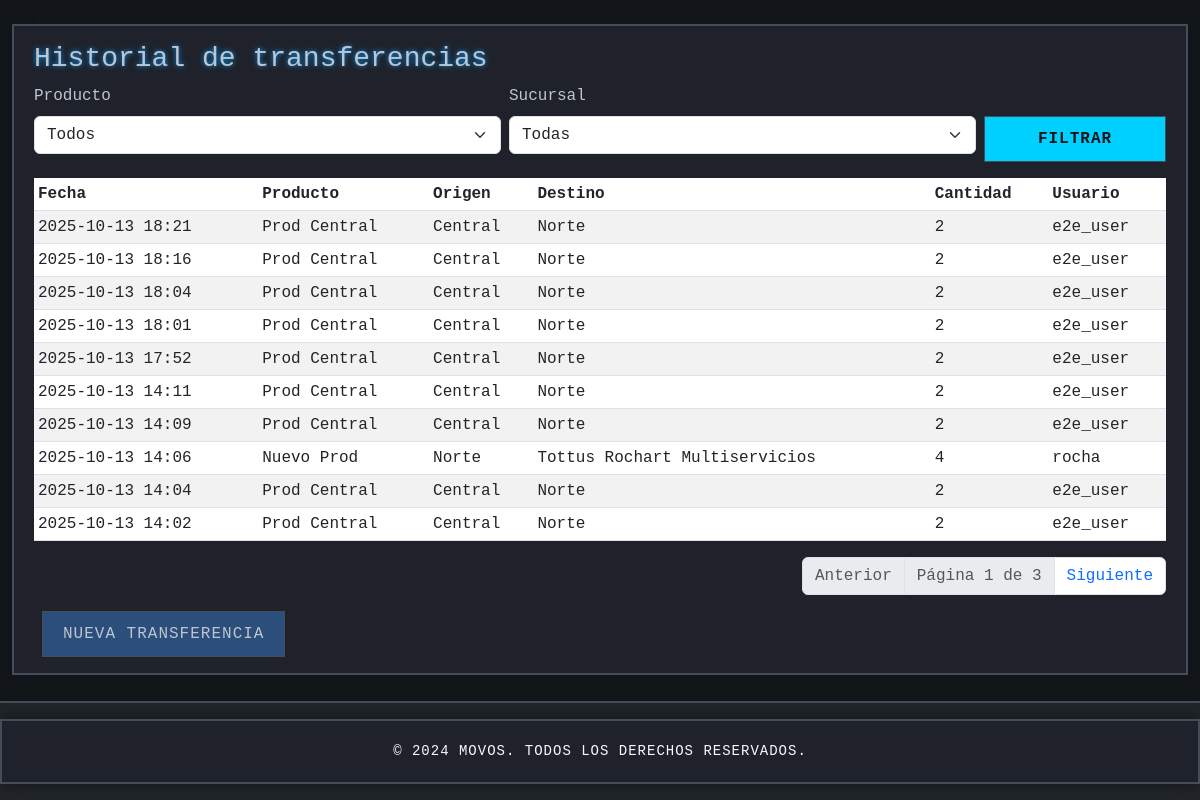
The app's page /products/transfer/history/ with its own data.
### products/models.py (models this page shows, shortened)
class TransferenciaStock(models.Model):
    producto = models.ForeignKey('Product', on_delete=models.CASCADE, related_name='transferencias')
    origen = models.ForeignKey(Sucursal, on_delete=models.CASCADE, related_name='transferencias_salientes')
    destino = models.ForeignKey(Sucursal, on_delete=models.CASCADE, related_name='transferencias_entrantes')
    cantidad = models.IntegerField(validators=[MinValueValidator(1)])
    fecha = models.DateTimeField(auto_now_add=True)
    usuario = models.ForeignKey(settings.AUTH_USER_MODEL, on_delete=models.SET_NULL, null=True, blank=True)
    class Meta:
        ordering = ['-fecha']
        verbose_name = 'Transferencia de Stock'
        verbose_name_plural = 'Transferencias de Stock'

class Product(models.Model):
    nombre = models.CharField(max_length=255, verbose_name="Nombre del Producto", blank=True, null=True)
    descripcion = models.TextField(verbose_name="Descripción", blank=True, null=True)
    producto_id = models.CharField(max_length=255, unique=True, verbose_name="Código 1")
    codigo_alternativo = models.CharField(max_length=255, verbose_name="Código 2", blank=True, null=True)
    fecha_ingreso_producto = models.DateField(verbose_name="Fecha de Ingreso", blank=True, null=True)
    precio_compra = models.DecimalField(max_digits=10, decimal_places=2, verbose_name="Precio de Compra", default=Decimal('0.00'))
    precio_venta = models.DecimalField(max_digits=10, decimal_places=2, verbose_name="Precio de Venta", default=Decimal('0.00'))
    cantidad = models.IntegerField(
        verbose_name="Cantidad",
        default=0,
        validators=[MinValueValidator(0)]
    )
    stock = models.IntegerField(
        verbose_name="Stock",
        default=0,
        validators=[MinValueValidator(0)]
    )
    codigo_barras = models.CharField(max_length=255, verbose_name="Código de Barras", blank=True, null=True)
    permitir_venta_sin_stock = models.BooleanField(default=True, verbose_name="Permitir Venta sin Stock")
    sucursal = models.ForeignKey(Sucursal, on_delete=models.CASCADE, related_name='productos', blank=True, null=True)
    class Meta:
        verbose_name = "Producto"
        verbose_name_plural = "Productos"

### sucursales/models.py (models this page shows, shortened)
class Sucursal(models.Model):
    nombre = models.CharField(max_length=255)
    direccion = models.CharField(max_length=500, blank=True, null=True)
    telefono = models.CharField(max_length=50, blank=True, null=True)
    low_stock_threshold = models.PositiveIntegerField(default=0, help_text="0 usa el umbral global")

### auth_app/models.py (models this page shows, shortened)
class User(AbstractUser):
    is_admin = models.BooleanField(default=False)
    is_employee = models.BooleanField(default=True)
    sucursales_autorizadas = models.ManyToManyField(
        Sucursal,
        blank=True,
        related_name='usuarios_autorizados',
        help_text="Sucursales en las que el usuario puede abrir cajas (solo para usuarios no administradores)."
    )

### products/views.py (the view)
# urls.py: path('transfer/history/', views.transfer_history, name='transfer_history'),
def transfer_history(request):
    productos = Product.objects.all().order_by('nombre')
    sucursales = Sucursal.objects.all().order_by('nombre')
    qs = TransferenciaStock.objects.select_related('producto', 'origen', 'destino', 'usuario').all()
    prod = request.GET.get('producto')
    suc = request.GET.get('sucursal')
    per_page_options = [10, 20, 30, 50]
    try:
        per_page = int(request.GET.get('per_page', 10))
    except ValueError:
        per_page = 10
    if per_page not in per_page_options:
        per_page = 10
    if prod:
        qs = qs.filter(producto_id=prod)
    if suc:
        qs = qs.filter(Q(origen_id=suc) | Q(destino_id=suc))
    qs = qs.order_by('-fecha')
    paginator = Paginator(qs, per_page)
    page_number = request.GET.get('page')
    page_obj = paginator.get_page(page_number)
    return render(request, 'products/transfer_history.html', {
        'page_obj': page_obj,
        'per_page': per_page,
        'per_page_options': per_page_options,
        'productos': productos,
        'sucursales': sucursales,
        'producto_sel': prod,
        'sucursal_sel': suc,
    })

### products/templates/products/transfer_history.html (shortened to what this page needs)
{% extends 'base.html' %}
{% block content %}
<div class="container content-max py-3">
  <h3>Historial de transferencias</h3>
  <form class="row g-2 mb-3" method="get">
    <div class="col-md-5">
      <label class="form-label">Producto</label>
      <select name="producto" class="form-select">
        <option value="">Todos</option>
      </select>
    </div>
    <div class="col-md-5">
      <label class="form-label">Sucursal</label>
      <select name="sucursal" class="form-select">
        <option value="">Todas</option>
      </select>
    </div>
    <div class="col-md-2">
      <label class="form-label">&nbsp;</label>
      <button class="btn btn-primary w-100" type="submit">Filtrar</button>
    </div>
  </form>
  <div class="table-responsive">
    <table class="table table-striped table-sm">
      <thead><tr>
        <th>Fecha</th><th>Producto</th><th>Origen</th><th>Destino</th><th>Cantidad</th><th>Usuario</th>
      </tr></thead>
      <tbody>
        {% for t in page_obj.object_list %}
          <tr>
            <td>{{ t.fecha|date:"Y-m-d H:i" }}</td>
            <td>{{ t.producto.nombre }}</td>
            <td>{{ t.origen.nombre }}</td>
            <td>{{ t.destino.nombre }}</td>
            <td>{{ t.cantidad }}</td>
            <td>{% if t.usuario %}{{ t.usuario.username }}{% else %}-{% endif %}</td>
          </tr>
        {% empty %}
          <tr><td colspan="6" class="text-center">Sin transferencias registradas</td></tr>
        {% endfor %}
      </tbody>
    </table>
  </div>
  {% if page_obj and page_obj.paginator.num_pages > 1 %}
  <ul class="pagination justify-content-end align-items-center">
    {% if page_obj.has_previous %}
      <li class="page-item"><a class="page-link" href="?page={{ page_obj.previous_page_number }}&per_page={{ per_page }}&producto={{ producto_sel }}&sucursal={{ sucursal_sel }}">Anterior</a></li>
    {% else %}
      <li class="page-item disabled"><span class="page-link">Anterior</span></li>
    {% endif %}
    <li class="page-item disabled"><span class="page-link">Página {{ page_obj.number }} de {{ page_obj.paginator.num_pages }}</span></li>
    {% if page_obj.has_next %}
      <li class="page-item"><a class="page-link" href="?page={{ page_obj.next_page_number }}&per_page={{ per_page }}&producto={{ producto_sel }}&sucursal={{ sucursal_sel }}">Siguiente</a></li>
    {% else %}
      <li class="page-item disabled"><span class="page-link">Siguiente</span></li>
    {% endif %}
  </ul>
  {% endif %}
  {% if request.user.is_superuser %}
    {% url 'product_management' as back_href %}
  {% endif %}
  <a href="{% url 'transfer_stock' %}" class="btn btn-outline-primary ms-2">Nueva transferencia</a>
</div>
{% endblock %}

### static/css/styles.css (style rules this page uses)
* { margin: 0; padding: 0; box-sizing: border-box; }
:root { --starcraft-bg-dark: #12161A; --starcraft-bg-medium: #1F222B; --starcraft-bg-light: #2A3038; --starcraft-border: #444E5A; --starcraft-text: #BCC5D0; --starcraft-accent: #00D0FF; --starcraft-button: #2B4E7A; --starcraft-button-hover: #4F709E; --starcraft-glow: #0099FF; --starcraft-success: #35B400; --starcraft-danger: #D80000; }
body { font-family: 'Consolas', 'Courier New', monospace; background-color: var(--starcraft-bg-dark); color: var(--starcraft-text); display: flex; flex-direction: column; min-height: 100vh; }
.container { flex: 1; max-width: 1400px; padding: 20px; background-color: var(--starcraft-bg-medium); border: 2px solid var(--starcraft-border); border-radius: 0; box-shadow: 0 0 15px var(--starcraft-bg-dark); }
h2, h3 { text-shadow: 0 0 5px var(--starcraft-glow); }
button, .btn { background-color: var(--starcraft-button); color: var(--starcraft-text); border: 1px solid var(--starcraft-border); padding: 10px 20px; font-size: 16px; border-radius: 0; cursor: pointer; transition: all 0.3s ease; text-transform: uppercase; letter-spacing: 1px; }
.btn-primary { background-color: var(--starcraft-accent); color: var(--starcraft-bg-dark); font-weight: bold; }
.content-max { width: 100%; max-width: 1280px; margin-left: auto; margin-right: auto; }

### records on screen
TransferenciaStock: fecha "2025-10-13 18:21", producto.nombre "Prod Central", origen.nombre "Central", destino.nombre "Norte", cantidad "2", usuario.username "e2e_user"
TransferenciaStock: fecha "2025-10-13 18:16", producto.nombre "Prod Central", origen.nombre "Central", destino.nombre "Norte", cantidad "2", usuario.username "e2e_user"
TransferenciaStock: fecha "2025-10-13 18:04", producto.nombre "Prod Central", origen.nombre "Central", destino.nombre "Norte", cantidad "2", usuario.username "e2e_user"
TransferenciaStock: fecha "2025-10-13 18:01", producto.nombre "Prod Central", origen.nombre "Central", destino.nombre "Norte", cantidad "2", usuario.username "e2e_user"
TransferenciaStock: fecha "2025-10-13 17:52", producto.nombre "Prod Central", origen.nombre "Central", destino.nombre "Norte", cantidad "2", usuario.username "e2e_user"
TransferenciaStock: fecha "2025-10-13 14:11", producto.nombre "Prod Central", origen.nombre "Central", destino.nombre "Norte", cantidad "2", usuario.username "e2e_user"
TransferenciaStock: fecha "2025-10-13 14:09", producto.nombre "Prod Central", origen.nombre "Central", destino.nombre "Norte", cantidad "2", usuario.username "e2e_user"
TransferenciaStock: fecha "2025-10-13 14:06", producto.nombre "Nuevo Prod", origen.nombre "Norte", destino.nombre "Tottus Rochart Multiservicios", cantidad "4", usuario.username "rocha"
TransferenciaStock: fecha "2025-10-13 14:04", producto.nombre "Prod Central", origen.nombre "Central", destino.nombre "Norte", cantidad "2", usuario.username "e2e_user"
TransferenciaStock: fecha "2025-10-13 14:02", producto.nombre "Prod Central", origen.nombre "Central", destino.nombre "Norte", cantidad "2", usuario.username "e2e_user"

### other values on screen
{{ page_obj.number }} "1"
{{ page_obj.paginator.num_pages }} "3"
